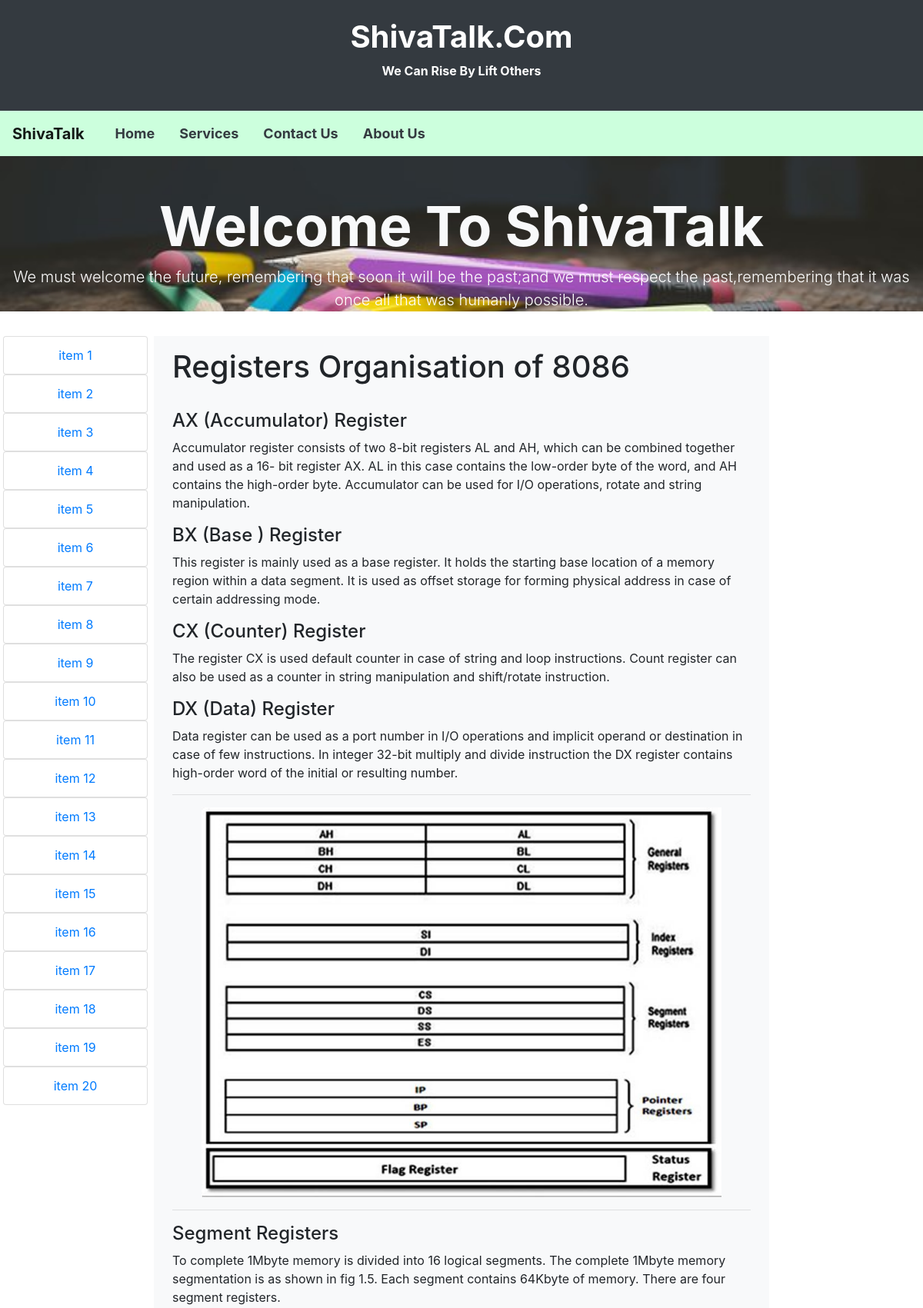
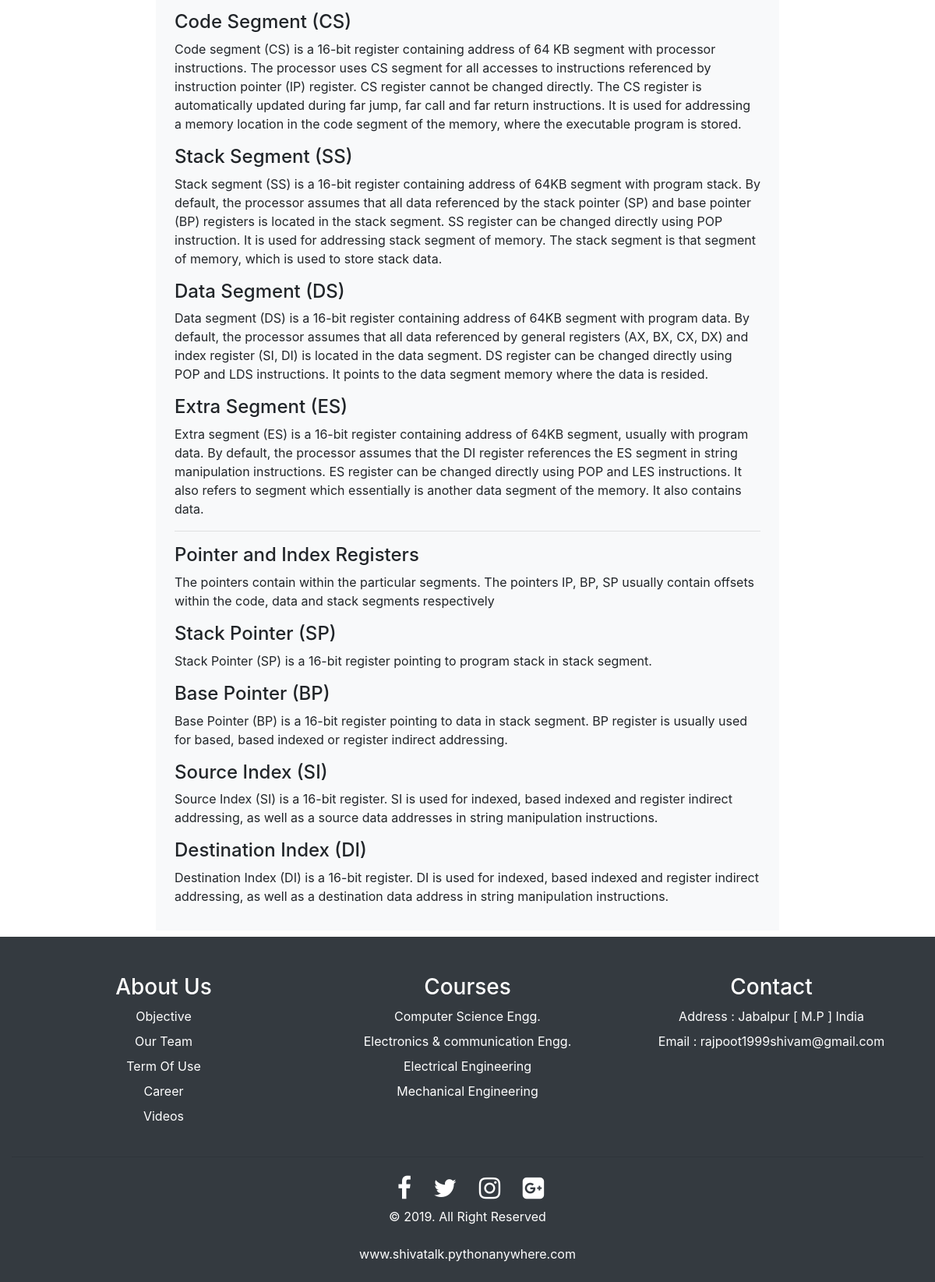
The app's page /mp/micro/1 with its own data (2 pictures, top to bottom).
### microapp/models.py (models this page shows, shortened)
class Microdata(models.Model):
    main_heading = models.CharField(max_length=50, blank=True, null=True)
    heading1 = models.CharField(max_length=50, blank=True, null=True)
    para1 = models.TextField(max_length=1000, blank=True, null=True)
    heading2 = models.CharField(max_length=50, blank=True, null=True)
    para2 = models.TextField(max_length=1000, blank=True, null=True)
    heading3 = models.CharField(max_length=50, blank=True, null=True)
    para3 = models.TextField(max_length=1000, blank=True, null=True)
    heading4 = models.CharField(max_length=50, blank=True, null=True)
    para4 = models.TextField(max_length=1000, blank=True, null=True)
    heading5 = models.CharField(max_length=50, blank=True, null=True)
    para5 = models.TextField(max_length=1000, blank=True, null=True)
    heading6 = models.CharField(max_length=50, blank=True, null=True)
    para6 = models.TextField(max_length=1000, blank=True, null=True)
    heading7 = models.CharField(max_length=50, blank=True, null=True)
    para7 = models.TextField(max_length=1000, blank=True, null=True)
    heading8 = models.CharField(max_length=50, blank=True, null=True)
    para8 = models.TextField(max_length=1000, blank=True, null=True)
    heading9 = models.CharField(max_length=50, blank=True, null=True)
    para9 = models.TextField(max_length=1000, blank=True, null=True)
    heading10 = models.CharField(max_length=50, blank=True, null=True)
    para10 = models.TextField(max_length=1000, blank=True, null=True)
    heading11 = models.CharField(max_length=50, blank=True, null=True)
    para11 = models.TextField(max_length=1000, blank=True, null=True)
    heading12 = models.CharField(max_length=50, blank=True, null=True)
    para12 = models.TextField(max_length=1000, blank=True, null=True)
    heading13 = models.CharField(max_length=50, blank=True, null=True)
    para13 = models.TextField(max_length=1000, blank=True, null=True)
    heading14 = models.CharField(max_length=50, blank=True, null=True)
    para14 = models.TextField(max_length=1000, blank=True, null=True)
    heading15 = models.CharField(max_length=50, blank=True, null=True)
    para15 = models.TextField(max_length=1000, blank=True, null=True)
    footer = models.CharField(max_length=100, blank=True, null=True)

### microapp/views.py (the view)
# urls.py: path('micro/<int:sid>', views.micro),
def micro(request, sid):
    text = Microdata.objects.filter(id=sid)
    if (sid == 1):
        return render(request, 'microapp/micro_page1.html', {'text': text})
    elif (sid == 2):
        return render(request, 'microapp/micro_page2.html', {'text': text})
    else:
        return render(request, 'microapp/invalid_micro.html', {'text': text})

### templates/microapp/micro_page1.html (shortened to what this page needs)
{% extends "microapp/microbase.html" %}
{% load staticfiles %}
{% block body %}
<div class="col-md-8 px-4 py-3 mx-0 mt-3 bg-light col-12 col-sm-12">
    {% if text.exists %}
    {% for temp in text %}
    <h1>{{ temp.main_heading }}</h1><br>
    <h4>{{ temp.heading1}}</h4>
    <p>{{ temp.para1}}</p>
    <h4>{{ temp.heading2}}</h4>
    <p>{{ temp.para2}}</P>
    <h4>{{ temp.heading3}}</h4>
    <p>{{ temp.para3}}</p>
    <h4>{{ temp.heading4}}</h4>
    <p>{{ temp.para4}}</p>
    <hr>
    <div><img style="margin-left:5%" src="{% static 'images/registerset.jpg'%}" height="auto" width="90%"></div>
    <hr>
    <h4>{{ temp.heading5}}</h4>
    <p>{{ temp.para5}}</p>
    <h4>{{ temp.heading6}}</h4>
    <p>{{ temp.para6}}</p>
    <h4>{{ temp.heading7}}</h4>
    <p>{{ temp.para7}}</p>
    <h4>{{ temp.heading8}}</h4>
    <p>{{ temp.para8}}</p>
    <h4>{{ temp.heading9}}</h4>
    <p>{{ temp.para9}}</p>
    <hr>
    <h4>{{ temp.heading10}}</h4>
    <p>{{ temp.para10}}</p>
    <h4>{{ temp.heading11}}</h4>
    <p>{{ temp.para11}}</p>
    <h4>{{ temp.heading12}}</h4>
    <p>{{ temp.para12}}</p>
    <h4>{{ temp.heading13}}</h4>
    <p>{{ temp.para13}}</p>
    <h4>{{ temp.heading14}}</h4>
    <p>{{ temp.para14}}</p>
    {%endfor %}
    {% else %}
    <h1>Invalid request Please enter valid id </h1>
    {% endif %}
</div>
{% endblock %}

### templates/microapp/microbase.html (shortened to what this page needs)
<!DOCTYPE html>
{% load staticfiles %}
<html lang="en">
<head>
    <link rel="stylesheet" type="text/css" href="{% static 'css/testing.css' %}">
    <link rel="stylesheet" href="https://cdnjs.cloudflare.com/ajax/libs/font-awesome/4.7.0/css/font-awesome.min.css">
    <link rel="stylesheet" href="https://maxcdn.bootstrapcdn.com/bootstrap/4.1.3/css/bootstrap.min.css">
</head>
<body>
<div class="jumbotron p-4 bg-dark text-white rounded-0 m-0 d-none d-sm-none d-md-block ">
    <div class="container text-center ">
        <h1 class="font-weight-bold">ShivaTalk.Com</h1>
        <p class="font-weight-bold">We Can Rise By Lift Others</p>
    </div>
</div>
<nav class="navbar navbar-expand-sm  bgcol navbar-light m-0">
    <a class="navbar-brand " href="/"><b>ShivaTalk</b></a>
    <div class="collapse navbar-collapse" id="colnavbar">
        <ul class="navbar-nav list">
            <li class="nav-item"><a class="nav-link text-dark ml-3" href="/">Home</a></li>
            <li class="nav-item"><a class="nav-link text-dark ml-3" href="/services"> Services</a></li>
            <li class="nav-item"><a class="nav-link text-dark ml-3" href="/contact"> Contact Us</a></li>
            <li class="nav-item"><a class="nav-link text-dark ml-3" href="/about_us"> About Us</a></li>
        </ul>
    </div>
</nav>
<div class="container-fluid headimg mb-0 pb-0">
    <div class="font-weight-bold w-100 text-center">
        <marquee scrollamount="12"><h1 class="display-3 pt-5 font-weight-bold text-light"> Welcome To ShivaTalk </h1>
        </marquee>
        <p class="lead text-white "> We must welcome the future, remembering that soon it will be the
            past;and we must respect the past,remembering that
            it was once all that was humanly possible. </p>
    </div>
</div>
<div class="container-fluid row m-0 p-0">
    <div class="col-md-2 col-4 col-sm-4 mx-0 mt-3 p-0 text-center pr-2 pl-1 collapse navbar-collapse d-xs-none d-sm-none d-md-block"
         id="sidebar">
        <div class="card m-0 py-2"><a class="dropdown-item text-primary" href="1">item 1</a></div>
        <div class="card m-0 py-2"><a class="dropdown-item text-primary" href="2">item 2</a></div>
        <div class="card m-0 py-2"><a class="dropdown-item text-primary" href="3">item 3</a></div>
        <div class="card m-0 py-2"><a class="dropdown-item text-primary" href="4">item 4</a></div>
        <div class="card m-0 py-2"><a class="dropdown-item text-primary" href="5">item 5</a></div>
        <div class="card m-0 py-2"><a class="dropdown-item text-primary" href="6">item 6</a></div>
        <div class="card m-0 py-2"><a class="dropdown-item text-primary" href="7">item 7</a></div>
        <div class="card m-0 py-2"><a class="dropdown-item text-primary" href="8">item 8</a></div>
        <div class="card m-0 py-2"><a class="dropdown-item text-primary" href="9">item 9</a></div>
        <div class="card m-0 py-2"><a class="dropdown-item text-primary" href="10">item 10</a></div>
        <div class="card m-0 py-2"><a class="dropdown-item text-primary" href="11">item 11</a></div>
        <div class="card m-0 py-2"><a class="dropdown-item text-primary" href="12">item 12</a></div>
        <div class="card m-0 py-2"><a class="dropdown-item text-primary" href="13">item 13</a></div>
        <div class="card m-0 py-2"><a class="dropdown-item text-primary" href="14">item 14</a></div>
        <div class="card m-0 py-2"><a class="dropdown-item text-primary" href="15">item 15</a></div>
        <div class="card m-0 py-2"><a class="dropdown-item text-primary" href="16">item 16</a></div>
        <div class="card m-0 py-2"><a class="dropdown-item text-primary" href="17">item 17</a></div>
        <div class="card m-0 py-2"><a class="dropdown-item text-primary" href="18">item 18</a></div>
        <div class="card m-0 py-2"><a class="dropdown-item text-primary" href="19">item 19</a></div>
        <div class="card m-0 py-2"><a class="dropdown-item text-primary" href="20">item 20</a></div>
    </div>
    {% block body %}
    {% endblock %}
</div>
<footer class="m-0 pt-2 pb-0">
    <div class=" container-fluid bg-dark text-white col-12 text-center m-0 pt-5">
        <div class="row m-0 p-0">
            <div class="col-md-4">
                <h3>About Us</h3>
                <ul class="list-unstyled">
                    <li class="pb-2">Objective</li>
                    <li class="pb-2"> Our Team</li>
                    <li class="pb-2"> Term Of Use</li>
                    <li class="pb-2"> Career</li>
                    <li class="pb-2"> Videos</li>
                </ul>
            </div>
            <div class="col-md-4 ">
                <h3>Courses </h3>
                <ul class="list-unstyled">
                    <li class="pb-2"> Computer Science Engg.</li>
                    <li class="pb-2"> Electronics & communication Engg.</li>
                    <li class="pb-2"> Electrical Engineering</li>
                    <li class="pb-2"> Mechanical Engineering</li>
                </ul>
            </div>
            <div class="col-md-4">
                <h3>Contact </h3>
                <ul class="list-unstyled">
                    <li class="pb-2"> Address : Jabalpur [ M.P ] India</li>
                    <li class="pb-2"> Email : rajpoot1999shivam@gmail.com</li>
                </ul>
            </div>
        </div>
        <div class="text-center p-0 m-0">
            <hr>
            <a class="social ml-2" href="#"><i class="fa fa-facebook  p-2 "></i></a>
            <a class="social ml-2" href="#"><i class="fa fa-twitter p-2"></i></a>
            <a class="social ml-2" href="#"><i class="fa fa-instagram  p-2"></i></a>
            <a class="social ml-2" href="#"><i class="fa fa-google-plus-square p-2"></i></a>
        </div>
        <div class="text-center pb-3 m-0">
            <p>&copy; 2019. All Right Reserved </p>
            <p class=" p-0 m-0"><a class="nav-link text-white mb-0" href="#">www.shivatalk.pythonanywhere.com</a></p>
        </div>
    </div>
</footer>
</body>
</html>

### static/css/testing.css (style rules this page uses)
* { magin:0px;padding:0px }
.list { color:black ;font-size:18px; font-weight:bold; }
.bgcol { background-color:#4dff88; color:black; }

### records on screen
Microdata: main_heading "Registers Organisation of 8086", heading1 "AX (Accumulator) Register", para1 "Accumulator register consists of two 8-bit registers AL and AH, which can be combined together and used as a 16- bit register AX. AL in this case contains the low-order byte of the word, and AH contains the high-order byte. Accumulator can be used for I/O operations, rotate and string manipulation.", heading2 "BX (Base ) Register", para2 "This register is mainly used as a base register. It holds the starting base location of a memory region within a data segment. It is used as offset storage for forming physical address in case of certain addressing mode.", heading3 "CX (Counter) Register", para3 "The register CX is used default counter in case of string and loop instructions. Count register can also be used as a counter in string manipulation and shift/rotate instruction.", heading4 "DX (Data) Register", para4 "Data register can be used as a port number in I/O operations and implicit operand or destination in case of few instructions. In integer 32-bit multiply and divide instruction the DX register contains high-order word of the initial or resulting number.", heading5 "Segment Registers", para5 "To complete 1Mbyte memory is divided into 16 logical segments. The complete 1Mbyte memory segmentation is as shown in fig 1.5. Each segment contains 64Kbyte of memory. There are four segment registers.", heading6 "Code Segment (CS)", para6 "Code segment (CS) is a 16-bit register containing address of 64 KB segment with processor instructions. The processor uses CS segment for all accesses to instructions referenced by instruction pointer (IP) register. CS register cannot be changed directly. The CS register is automatically updated during far jump, far call and far return instructions. It is used for addressing a memory location in the code segment of the memory, where the executable program is stored.", heading7 "Stack Segment (SS)", para7 "Stack segment (SS) is a 16-bit register containing address of 64KB segment with program stack. By default, the processor assumes that all data referenced by the stack pointer (SP) and base pointer (BP) registers is located in the stack segment. SS register can be changed directly using POP instruction. It is used for addressing stack segment of memory. The stack segment is that segment of memory, which is used to store stack data.", heading8 "Data Segment (DS)", para8 "Data segment (DS) is a 16-bit register containing address of 64KB segment with program data. By default, the processor assumes that all data referenced by general registers (AX, BX, CX, DX) and index register (SI, DI) is located in the data segment. DS register can be changed directly using POP and LDS instructions. It points to the data segment memory where the data is resided.", heading9 "Extra Segment (ES)", para9 "Extra segment (ES) is a 16-bit register containing address of 64KB segment, usually with program data. By default, the processor assumes that the DI register references the ES segment in string manipulation instructions. ES register can be changed directly using POP and LES instructions. It also refers to segment which essentially is another data segment of the memory. It also contains data.", heading10 "Pointer and Index Registers", para10 "The pointers contain within the particular segments. The pointers IP, BP, SP usually contain offsets within the code, data and stack segments respectively", heading11 "Stack Pointer (SP)", para11 "Stack Pointer (SP) is a 16-bit register pointing to program stack in stack segment.", heading12 "Base Pointer (BP)", para12 "Base Pointer (BP) is a 16-bit register pointing to data in stack segment. BP register is usually used for based, based indexed or register indirect addressing.", heading13 "Source Index (SI)", para13 "Source Index (SI) is a 16-bit register. SI is used for indexed, based indexed and register indirect addressing, as well as a source data addresses in string manipulation instructions.", heading14 "Destination Index (DI)", para14 "Destination Index (DI) is a 16-bit register. DI is used for indexed, based indexed and register indirect addressing, as well as a destination data address in string manipulation instructions."
